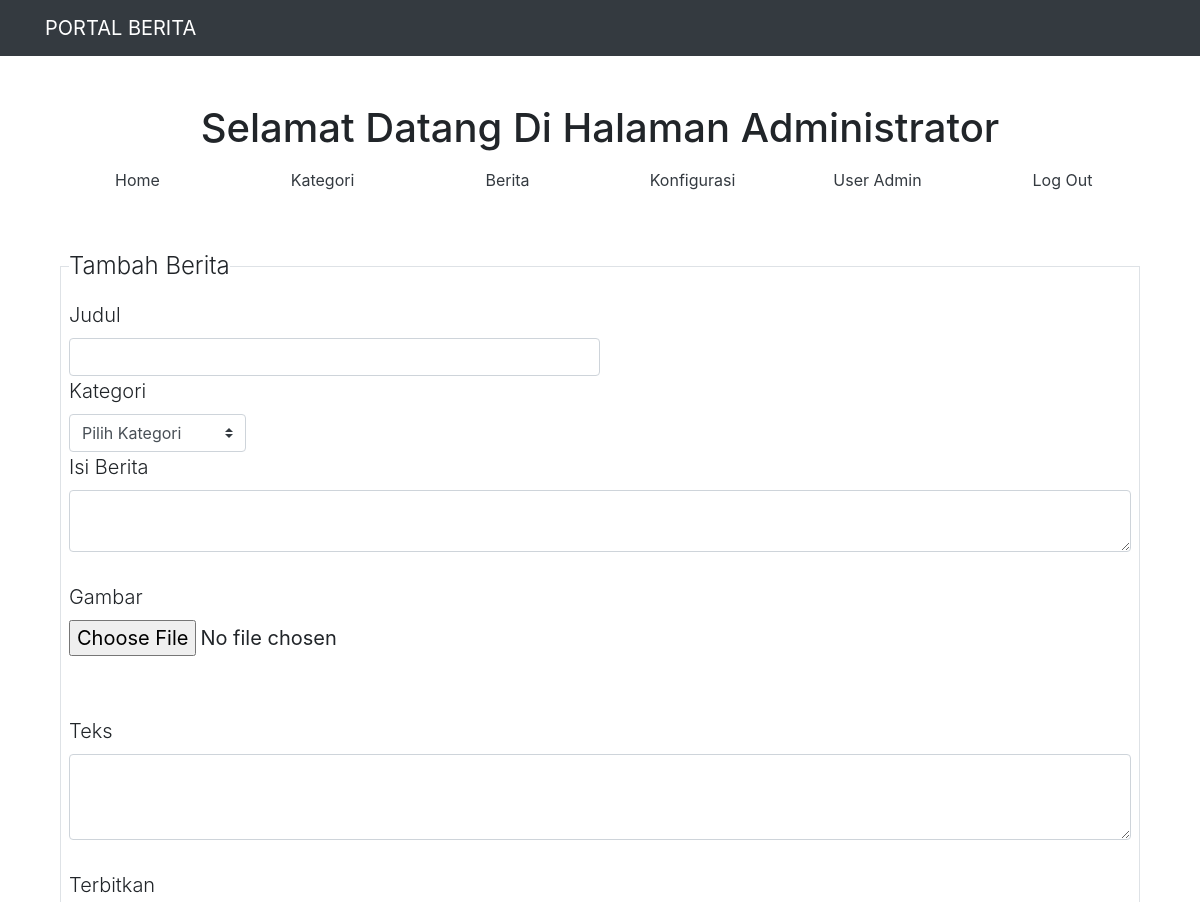
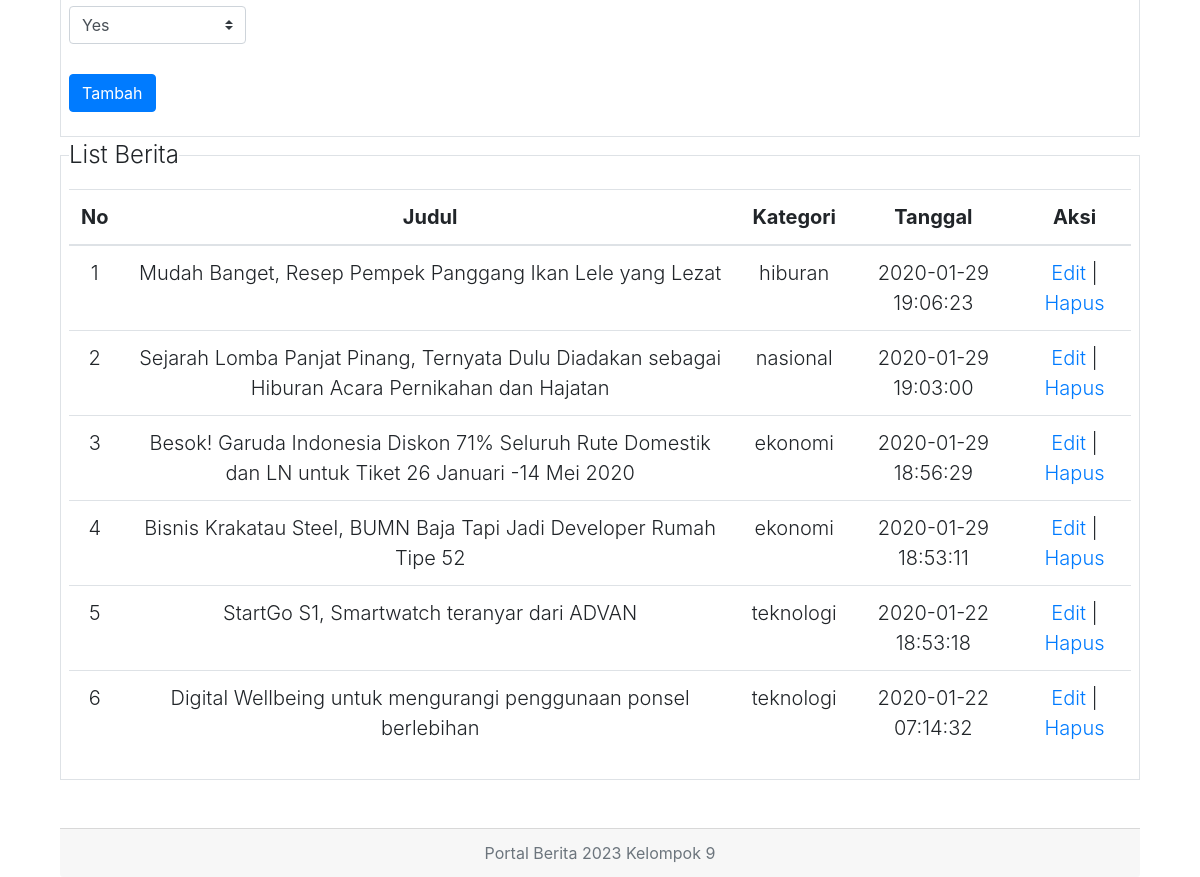
/portalberita/admin/index.php?mod=berita (signed in), run on the app's committed database (2 pictures, top to bottom).
### tables this page shows
CREATE TABLE `berita` (
  `ID` int(10) NOT NULL,
  `judul` varchar(255) NOT NULL,
  `kategori` varchar(50) NOT NULL,
  `isi` text NOT NULL,
  `gambar` varchar(255) NOT NULL,
  `teks` text NOT NULL,
  `tanggal` varchar(30) NOT NULL,
  `updateby` varchar(50) NOT NULL,
  `viewnum` varchar(20) NOT NULL,
  `post_type` varchar(20) NOT NULL,
  `terbit` varchar(1) NOT NULL
);

### portalberita/admin/berita.php (the view, shortened to what this page needs)
<?php
global $connect;
 ?>
<form class="text-left" action="./?mod=berita" method="POST" enctype="multipart/form-data">
	<fieldset class="border p-2">
		<legend  class="w-auto">Tambah Berita</legend>
		<div class="form-group">
			<label>Judul</label>
			<input type="text" name="judul" class="form-control col-6"
			value="<?php if (isset($_GET['act']) && $_GET['act'] =='edit') { echo $judul; } ?>">
			<label>Kategori</label>
			<br>
			<select class="custom-select col-2" name="kategori">
				<option>Pilih Kategori</option>
			</select>
			<br>
			<label>Isi Berita</label>
			<br>
			<textarea name="isi" class="form-control summernote"><?php if (isset($_GET['act']) && $_GET['act'] =='edit') { echo $isi; } ?></textarea>
			<br>
			<label>Gambar</label>
			<br>
			<?php
				if (isset($_GET['act']) && $_GET['act'] =='edit') {
					echo "
					<img src='../$gambar' width='200'>
						  ";
				} else {
					echo "
						<input type='file' name='gambar'>
					";
				}
			 ?>
			<br>
			<br>
			<br>
			<label>Teks</label>
			<br>
			<textarea class="form-control" name="teks" rows="3"><?php if (isset($_GET['act']) && $_GET['act'] =='edit') { echo $teks; } ?></textarea>
			<br>
			<label>Terbitkan</label>
			<br>
			<select class="custom-select col-2" name="terbit">
				<option value="1" <?php if(isset($_GET['act']) && $_GET['act'] =='edit' && $terbit == 1) { echo "selected"; } ?> >Yes</option>
			</select>
			<br>
			<br>
			<button type="submit" class="btn btn-primary"
					name="<?=(isset($id) ? 'editberita' : 'addberita'); ?>">
				<?=(isset($id) ? 'Edit' : 'Tambah'); ?></button>
		</div>
	</fieldset>
</form>
<fieldset class="border p-2">
		<legend  class="w-auto text-left">List Berita</legend>
		<table class="table">
  			<thead>
			    <tr>
			      <th scope="col">No</th>
			      <th scope="col">Judul</th>
			      <th scope="col">Kategori</th>
			      <th scope="col">Tanggal</th>
			      <th scope="col">Aksi</th>
			    </tr>
  			</thead>
		  	<tbody>
		  		<?php
		  			$no = 1;
		  			$sql = "SELECT * FROM berita ORDER BY ID DESC";
		  			$result = mysqli_query($connect, $sql);
		  		 ?>
		  		 <?php while ($row = mysqli_fetch_assoc($result)) : ?>
		  		<tr>
		  			<td><?= $no; ?></td>
		  			<td><?= $row['judul']; ?></td>
		  			<td><?= $row['kategori']; ?></td>
		  			<td><?= $row['tanggal']; ?></td>
		  			<td><a href="./?mod=berita&act=edit&id=<?= $row['ID']; ?>">Edit</a> |
		  				<a href="./?mod=berita&act=hapus&id=<?= $row['ID']; ?>">Hapus</a></td>
		  		</tr>
		  		<?php $no++; ?>
		  		<?php endwhile; ?>
		  	</tbody>
		  </table>
</fieldset>

### portalberita/admin/index.php (shortened to what this page needs)
<?php
include '../inc/fungsi.php';
 ?>
<!DOCTYPE html>
<html lang="en">
<head>
  <link href="../assets/vendor/bootstrap/css/bootstrap.min.css" rel="stylesheet">
  <link rel="stylesheet" href="https://stackpath.bootstrapcdn.com/bootstrap/4.4.1/css/bootstrap.min.css">
  <link href="https://cdn.jsdelivr.net/npm/summernote@0.8.15/dist/summernote-bs4.min.css" rel="stylesheet">
</head>
<body>
  <nav class="navbar navbar-expand-lg navbar-dark bg-dark static-top">
    <div class="container">
      <a class="navbar-brand" href="#">PORTAL BERITA</a>
    </div>
  </nav>
	<div class="container">
    <div class="row">
      <div class="col-lg-12 text-center">
        <h1 class="mt-5">Selamat Datang Di Halaman Administrator</h1>
        <div class="container">
 			<div class="row">
    			<div class="col-sm" >
     			 <a class="nav-link text-dark" href="./">Home</a>
    			</div>
   				<div class="col-sm">
     			 <a class="nav-link text-dark" href="?mod=kategori">Kategori</a>
    			</div>
    			<div class="col-sm">
      			 <a class="nav-link text-dark" href="?mod=berita">Berita</a>
    			</div>
    			<div class="col-sm">
      			 <a class="nav-link text-dark" href="?mod=konfigurasi">Konfigurasi</a>
    			</div>
    			<div class="col-sm">
      			 <a class="nav-link text-dark" href="?mod=useradmin">User Admin</a>
    			</div>
    			<div class="col-sm">
      			 <a class="nav-link text-dark" href="logout.php">Log Out</a>
    			</div>
  			</div>
  			<div class="lead mt-5">
    			<?php
    				$mod = isset($_GET['mod']) ? $_GET['mod'] : '';
    				switch ($mod) {
              case 'berita':
                include("berita.php");
                break;
    				}
    			 ?>
    		</div>
    		<div class="card-footer text-muted mt-5">
    			Portal Berita 2023 Kelompok 9
  			</div>
		</div>
      </div>
    </div>
	</div>
</body>
</html>

### data on the page
berita: judul "Mudah Banget, Resep Pempek Panggang Ikan Lele yang Lezat", kategori "hiburan", tanggal "2020-01-29 19:06:23"
berita: judul "Sejarah Lomba Panjat Pinang, Ternyata Dulu Diadakan sebagai Hiburan Acara Pernikahan dan Hajatan", kategori "nasional", tanggal "2020-01-29 19:03:00"
berita: judul "Besok! Garuda Indonesia Diskon 71% Seluruh Rute Domestik dan LN untuk Tiket 26 Januari -14 Mei 2020", kategori "ekonomi", tanggal "2020-01-29 18:56:29"
berita: judul "Bisnis Krakatau Steel, BUMN Baja Tapi Jadi Developer Rumah Tipe 52", kategori "ekonomi", tanggal "2020-01-29 18:53:11"
berita: judul "StartGo S1, Smartwatch teranyar dari ADVAN", kategori "teknologi", tanggal "2020-01-22 18:53:18"
berita: judul "Digital Wellbeing untuk mengurangi penggunaan ponsel berlebihan", kategori "teknologi", tanggal "2020-01-22 07:14:32"
